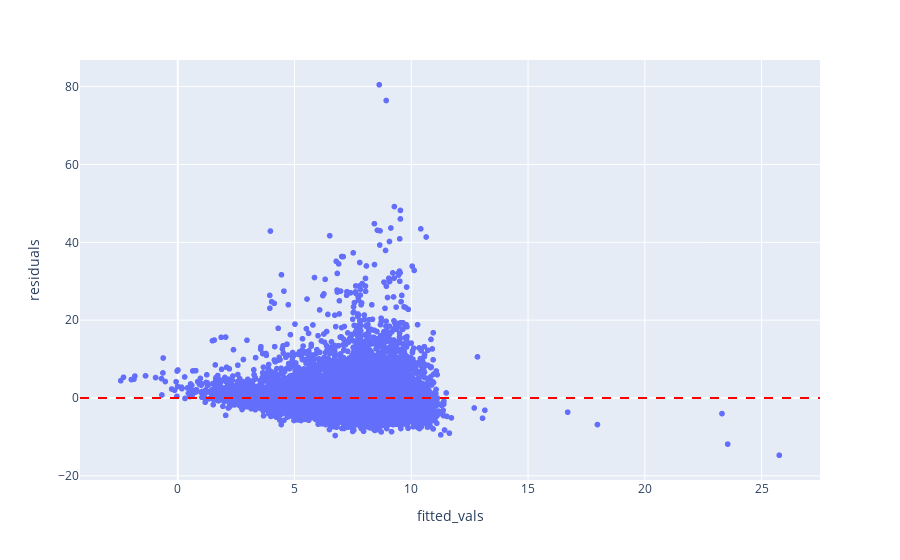

Write notebook code for a chart like this one.
### Code cell
fig=px.scatter(df, x="fitted_vals", y="residuals")
fig.add_hline(y=0, line_dash="dash", line_color="red")
fig.show()

### Figure 1 — Plotly figure (JSON) as saved in the notebook; plotly's stock layout.template omitted (floating-point values rounded to 4 significant figures; data arrays with more than 128 entries replaced by an {"elided": "..."} marker saying what was removed)
{"data": [{"hovertemplate": "fitted_vals=%{x}<br>residuals=%{y}<extra></extra>", "legendgroup": "", "marker": {"color": "#636efa", "symbol": "circle"}, "mode": "markers", "name": "", "showlegend": false, "type": "scattergl", "x": {"elided": "19753 float values"}, "xaxis": "x", "y": {"elided": "19753 float values"}, "yaxis": "y"}], "layout": {"legend": {"tracegroupgap": 0}, "margin": {"t": 60}, "shapes": [{"line": {"color": "red", "dash": "dash"}, "type": "line", "x0": 0, "x1": 1, "xref": "x domain", "y0": 0, "y1": 0, "yref": "y"}], "xaxis": {"anchor": "y", "domain": [0, 1], "title": {"text": "fitted_vals"}}, "yaxis": {"anchor": "x", "domain": [0, 1], "title": {"text": "residuals"}}}}
